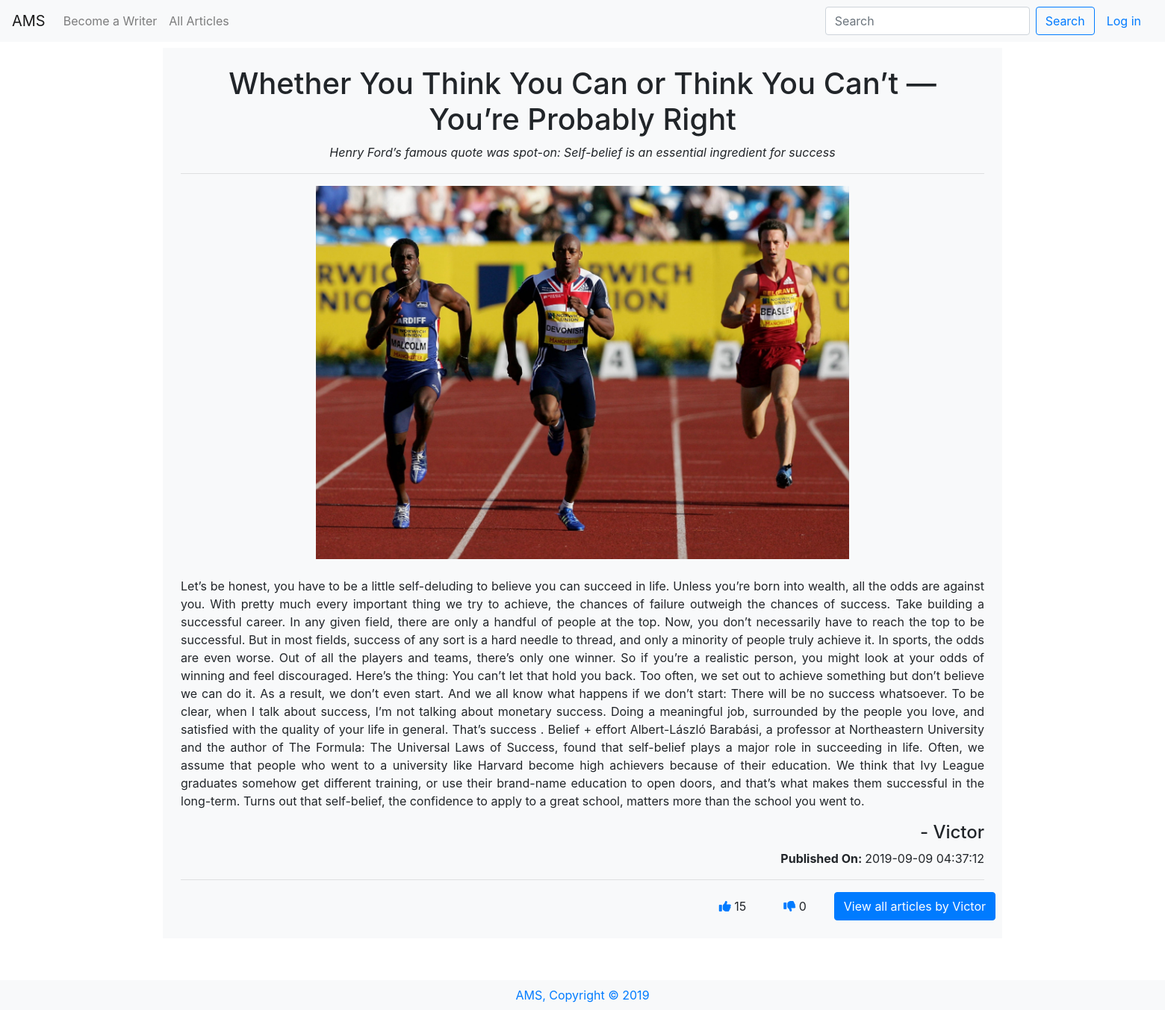
The app's page /viewone/27 with its own data.
### tables this page shows
CREATE TABLE 'articles' ('id' integer PRIMARY KEY AUTOINCREMENT NOT NULL, 'userid' smallint NOT NULL, 'title' varchar(255) NOT NULL, 'description' varchar(300) NOT NULL, 'content' text NOT NULL, 'like' smallint, 'dislike' smallint, 'image' bytea, 'date' timestamp NOT NULL DEFAULT CURRENT_TIMESTAMP);

CREATE TABLE users(
    id INTEGER NOT NULL PRIMARY KEY,
    username VARCHAR(255) NOT NULL UNIQUE,
    email VARCHAR(255) NOT NULL UNIQUE,
    password VARCHAR(255) NOT NULL
);

### application.py (the view)
@app.route("/viewone/<id>")
def viewone(id):
    rows = db.execute("SELECT * FROM users JOIN articles ON users.id = articles.userid WHERE articles.id=:id", id=id)
    if rows[0]['image']:
        rows[0]['image'] = "../" + rows[0]['image']
    return render_template("viewone.html", datum=rows[0])

### application.py (called while the page is built)
@app.after_request
def after_request(response):
    response.headers["Cache-Control"] = "no-cache, no-store, must-revalidate"
    response.headers["Expires"] = 0
    response.headers["Pragma"] = "no-cache"
    return response

### templates/viewone.html
{% extends "layout.html" %} {% block title %} View - {{ datum.title }} {% endblock %}
{% block main%}
      <div class="article mb-5 bg-light p-4">
        <div class="article_head">
        <h1>{{ datum.title }}</h1>
        <p><i>{{ datum.description }}</i></p>
      </div>
        <div class="article_body" id="more{{ datum.id }}">
        <hr>
        <div class="article_image mb-4"><img src="{{ datum.image }}" alt="{{ datum.title }}"></div>
        <p class="text-justify">{{ datum.content }}</p>
      </div>
      <h4 class="text-right">- {{ datum.username }}</h4>
      <p class="text-right"><b>Published On: </b>{{ datum.date }}</p>
      <hr>
        <div class="article_footer row">
          <a href="/like/{{ datum.id }}" class="btn mr-4 btn"><i class="fas fa-thumbs-up text-primary"></i>
            {{ datum.like }}</a>
        <a href="/dislike/{{ datum.id }}" class="btn mr-4 btn"><i class="fas fa-thumbs-down text-primary"></i>
            {{ datum.dislike }}</a>
          <a href="/viewall/{{ datum.userid }}"><button class="float-right btn btn-primary">View all articles by {{ datum.username }}</button></a>
        </div>
      </div>
    {% endblock %}

### static/styles.css (style rules this page uses)
h1 { text-align: center; }
.article_image { display: flex; max-height: 500px; justify-content: center; }
.article_image img { object-fit: contain; }
.article_footer { display: flex; justify-content: flex-end; }

### records on screen
articles: title "Whether You Think You Can or Think You Can’t — You’re Probably Right", description "Henry Ford’s famous quote was spot-on: Self-belief is an essential ingredient for success", image (picture), content "Let’s be honest, you have to be a little self-deluding to believe you can succeed in life. Unless you’re born into wealth, all the odds are against you. With pretty much every important thing we try to achieve, the chances of failure outweigh the chances of success. Take building a successful career. In any given field, there are only a handful of people at the top. Now, you don’t necessarily have to reach the top to be successful. But in most fields, success of any sort is a hard needle to thread, and only a minority of people truly achieve it. In sports, the odds are even worse. Out of all the players and teams, there’s only one winner. So if you’re a realistic person, you might look at…", date "2019-09-09 04:37:12", like "15", dislike "0"
users: username "Victor"
